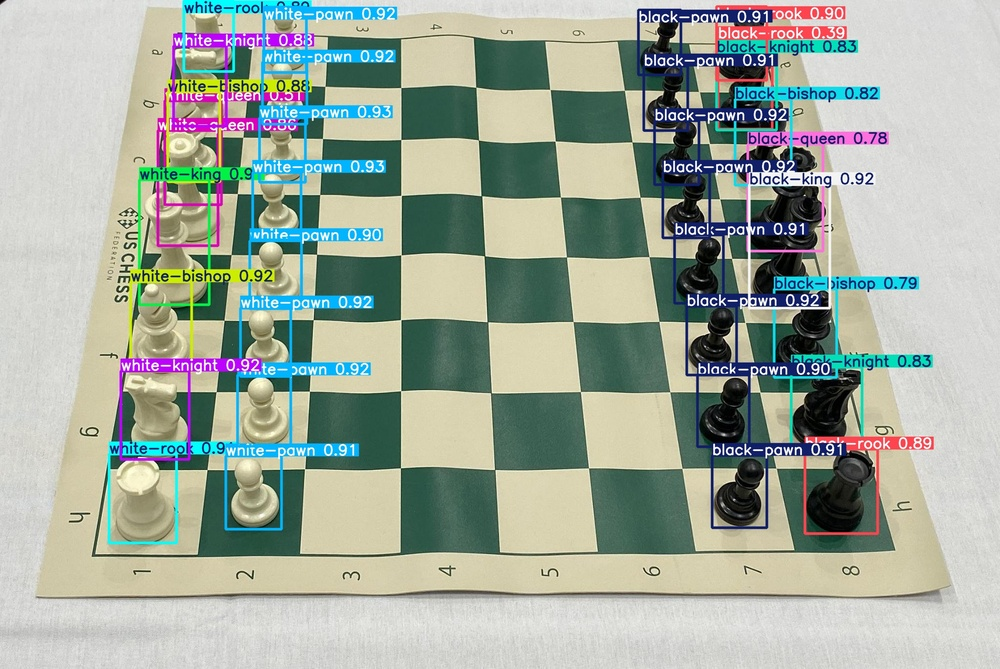
#> input picture (4).jpeg, 1000 x 669 px, shrunk from 2048 x 1371 before the run, given in place of im_7.jpg, which was not available
$ jupyter execute hough_line_transform.ipynb   (shell and % lines are left out)   (text cells are left out)
#> lines starting #> are read from the running program, lines starting #| are printed output that depends on the picture; after the words box and inside, x2 and y2 are one past the last pixel; in counts of white or black regions, pixels touching at a corner belong together; pictures that were not available may be replaced by others from this repository, and a replacement may not be noted
[cell 1]
import cv2
import numpy as np
import matplotlib.pyplot as plt

[cell 2]
from google.colab import files
uploaded = files.upload()
#> the answer given: (4).jpeg

[cell 3]
new_board = cv2.imread('im_7.jpg')
#> new_board is the input picture: shape (669, 1000, 3); mean B, G, R 157.8, 169.8, 160.5
new_board = cv2.cvtColor(new_board, cv2.COLOR_BGR2RGB)

[cell 4]
plt.imshow(new_board)

[cell 5]
gray_new_board = cv2.cvtColor(new_board, cv2.COLOR_RGB2GRAY)
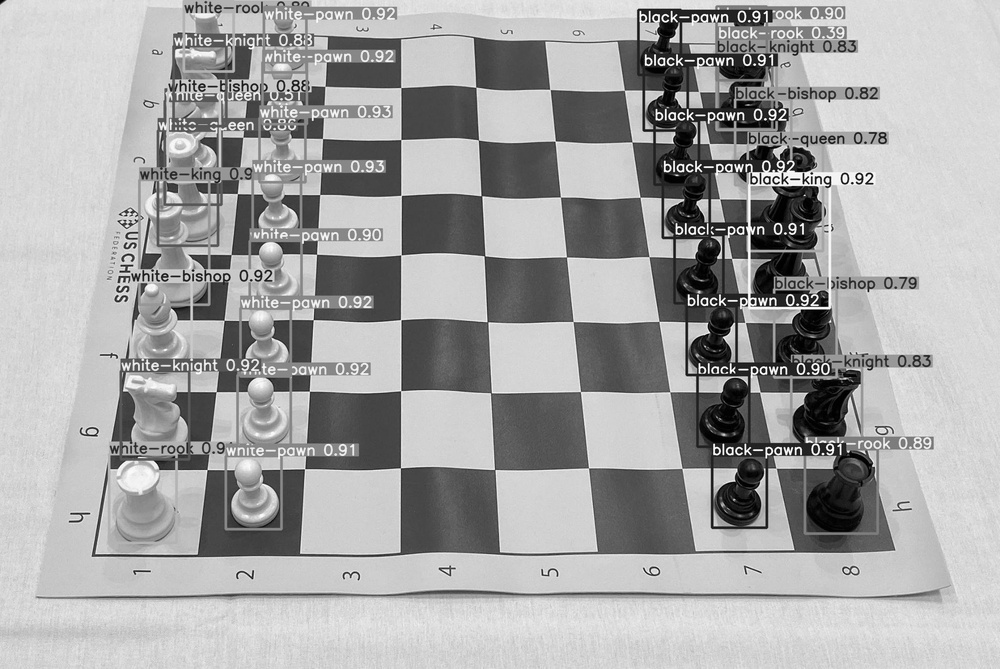
#> gray_new_board: shape (669, 1000); min 0, max 255, mean 165.7

[cell 6]
plt.imshow(gray_new_board, cmap='gray')

[cell 7]
from google.colab import files
uploaded = files.upload()
#> the answer given: (2).jpeg

[cell 8]
real_board = cv2.imread('im_7.jpg')
real_board = cv2.cvtColor(real_board, cv2.COLOR_BGR2RGB)

[cell 9]
plt.imshow(real_board)

[cell 10]
gray_real_board = cv2.cvtColor(real_board, cv2.COLOR_RGB2GRAY)

[cell 11]
plt.imshow(gray_real_board, cmap='gray')

[cell 12]
gray = cv2.cvtColor(real_board, cv2.COLOR_RGB2GRAY)
blur = cv2.GaussianBlur(gray, (5,5), 0)
edges = cv2.Canny(blur, 50, 150, apertureSize=3)
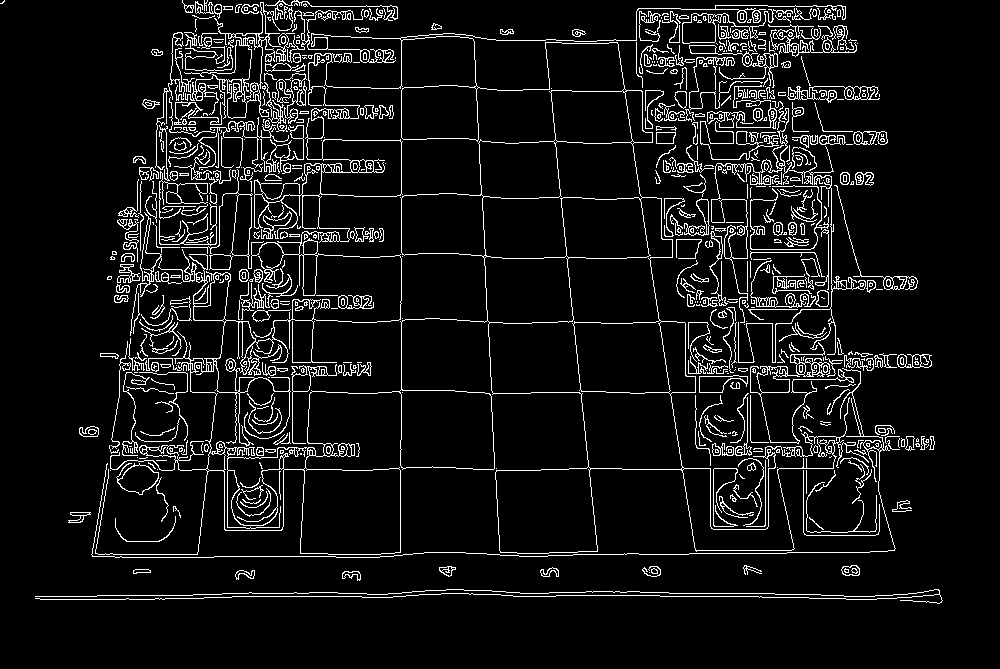
#> edges: shape (669, 1000); 7.6% white in thin lines or dots, all inside (x1, y1, x2, y2) = (0, 0, 943, 604)

lines = cv2.HoughLines(edges, 1, np.pi/180, 200)
#> lines = 28 rows, first 8: [596, 1.57], [401, 0], [392, 1.57], [593, 1.57], [-470, 3.09], [554, 1.57], [601, 1.55], [329, 0.0524]

real_copy_hough = real_board.copy()
if lines is not None:
    for rho, theta in lines[:,0]:
        a = np.cos(theta)
        b = np.sin(theta)
        x0 = a*rho
        y0 = b*rho
        x1 = int(x0 + 1000*(-b))
        y1 = int(y0 + 1000*(a))
        x2 = int(x0 - 1000*(-b))
        y2 = int(y0 - 1000*(a))
        cv2.line(real_copy_hough, (x1,y1), (x2,y2), (0,255,0), 2)
#> this loop made 28 passes
#> (rho, theta, a, b, x0, y0, x1, y1) on passes 1 to 12: (596, 1.57, -4.37e-08, 1, -2.61e-05, 596, -1000, 595), (401, 0, 1, 0, 401, 0, 401, 1000), (392, 1.57, -4.37e-08, 1, -1.71e-05, 392, -1000, 391), (593, 1.57, -4.37e-08, 1, -2.59e-05, 593, -1000, 592), (-470, 3.09, -0.999, 0.0523, 469.4, -24.6, 417, -1023), (554, 1.57, -4.37e-08, 1, -2.42e-05, 554, -1000, 553), (601, 1.55, 0.0175, 1, 10.49, 600.9, -989, 618), (329, 0.0524, 0.999, 0.0523, 328.5, 17.22, 276, 1015), (81, 1.59, -0.0175, 1, -1.41, 80.99, -1001, 63), (469, 1.57, -4.37e-08, 1, -2.05e-05, 469, -1000, 468), (-537, 3.04, -0.995, 0.105, 534.1, -56.13, 429, -1050), (31, 1.59, -0.0175, 1, -0.541, 31, -1000, 13)
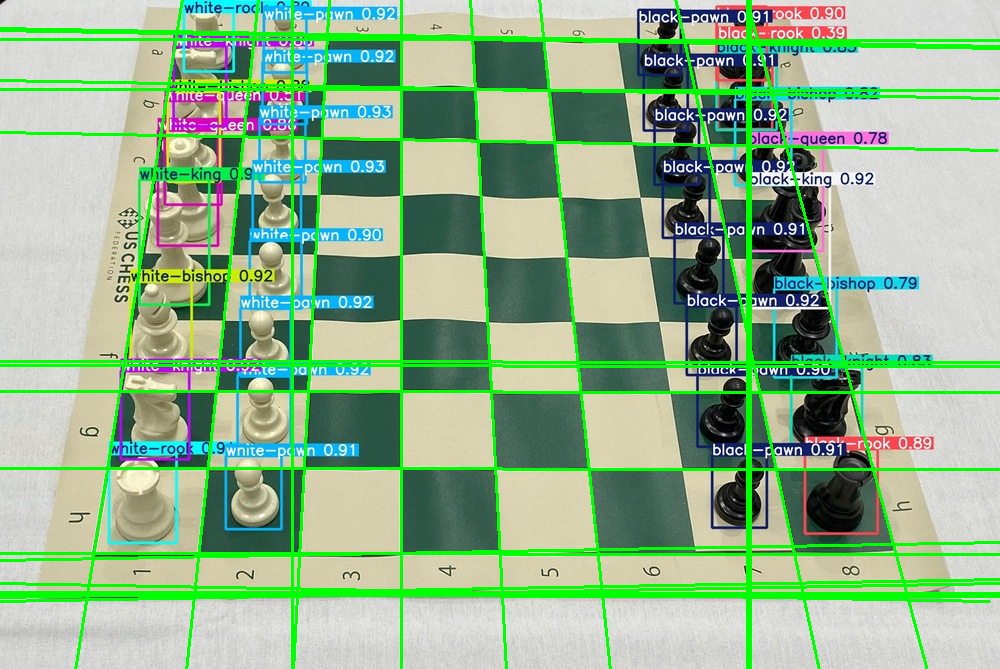
#> real_copy_hough: shape (669, 1000, 3); mean R, G, B 145.4, 178.8, 142.9

plt.figure(figsize=(6,6))
plt.imshow(real_copy_hough)
plt.axis("off")
plt.show()
